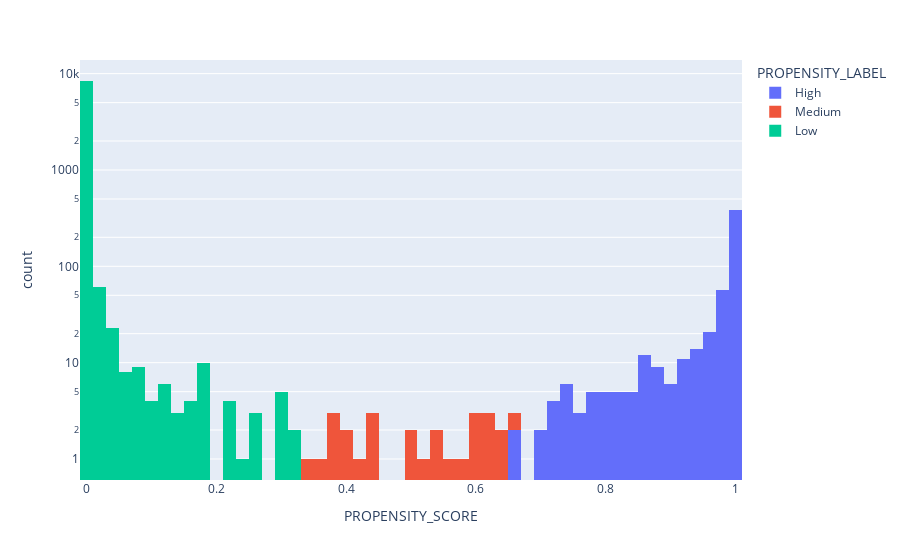

The notebook cell this image was saved under:
### Code cell
import plotly.express as px

fig = px.histogram(predictions_df, x="PROPENSITY_SCORE", color="PROPENSITY_LABEL", nbins=50, log_y=True)
fig.show()

### Figure 1 — Plotly figure (JSON) as saved in the notebook; plotly's stock layout.template omitted (floating-point values rounded to 4 significant figures; data arrays with more than 128 entries replaced by an {"elided": "..."} marker saying what was removed)
{"data": [{"alignmentgroup": "True", "bingroup": "x", "hovertemplate": "PROPENSITY_LABEL=High<br>PROPENSITY_SCORE=%{x}<br>count=%{y}<extra></extra>", "legendgroup": "High", "marker": {"color": "#636efa", "pattern": {"shape": ""}}, "name": "High", "nbinsx": 50, "offsetgroup": "High", "orientation": "v", "showlegend": true, "type": "histogram", "x": {"elided": "549 float values"}, "xaxis": "x", "yaxis": "y"}, {"alignmentgroup": "True", "bingroup": "x", "hovertemplate": "PROPENSITY_LABEL=Medium<br>PROPENSITY_SCORE=%{x}<br>count=%{y}<extra></extra>", "legendgroup": "Medium", "marker": {"color": "#EF553B", "pattern": {"shape": ""}}, "name": "Medium", "nbinsx": 50, "offsetgroup": "Medium", "orientation": "v", "showlegend": true, "type": "histogram", "x": [0.65, 0.6399, 0.6372, 0.6277, 0.6274, 0.6269, 0.61, 0.6063, 0.5961, 0.5819, 0.5659, 0.5336, 0.5303, 0.51, 0.4992, 0.4959, 0.4489, 0.4448, 0.4381, 0.4156, 0.4075, 0.3954, 0.3885, 0.3759, 0.3725, 0.3506, 0.3336], "xaxis": "x", "yaxis": "y"}, {"alignmentgroup": "True", "bingroup": "x", "hovertemplate": "PROPENSITY_LABEL=Low<br>PROPENSITY_SCORE=%{x}<br>count=%{y}<extra></extra>", "legendgroup": "Low", "marker": {"color": "#00cc96", "pattern": {"shape": ""}}, "name": "Low", "nbinsx": 50, "offsetgroup": "Low", "orientation": "v", "showlegend": true, "type": "histogram", "x": {"elided": "8530 float values"}, "xaxis": "x", "yaxis": "y"}], "layout": {"barmode": "relative", "legend": {"title": {"text": "PROPENSITY_LABEL"}, "tracegroupgap": 0}, "margin": {"t": 60}, "xaxis": {"anchor": "y", "domain": [0, 1], "title": {"text": "PROPENSITY_SCORE"}}, "yaxis": {"anchor": "x", "domain": [0, 1], "title": {"text": "count"}, "type": "log"}}}
